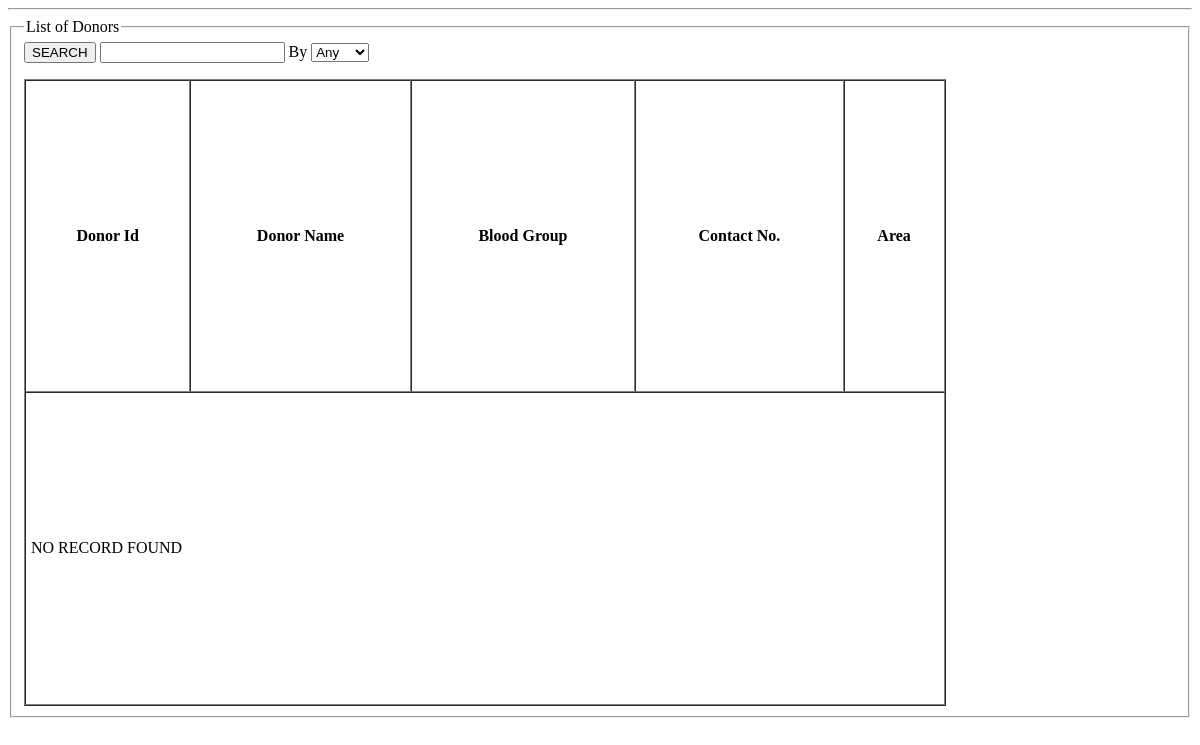
The app's page /app/donor_info.php, older data.
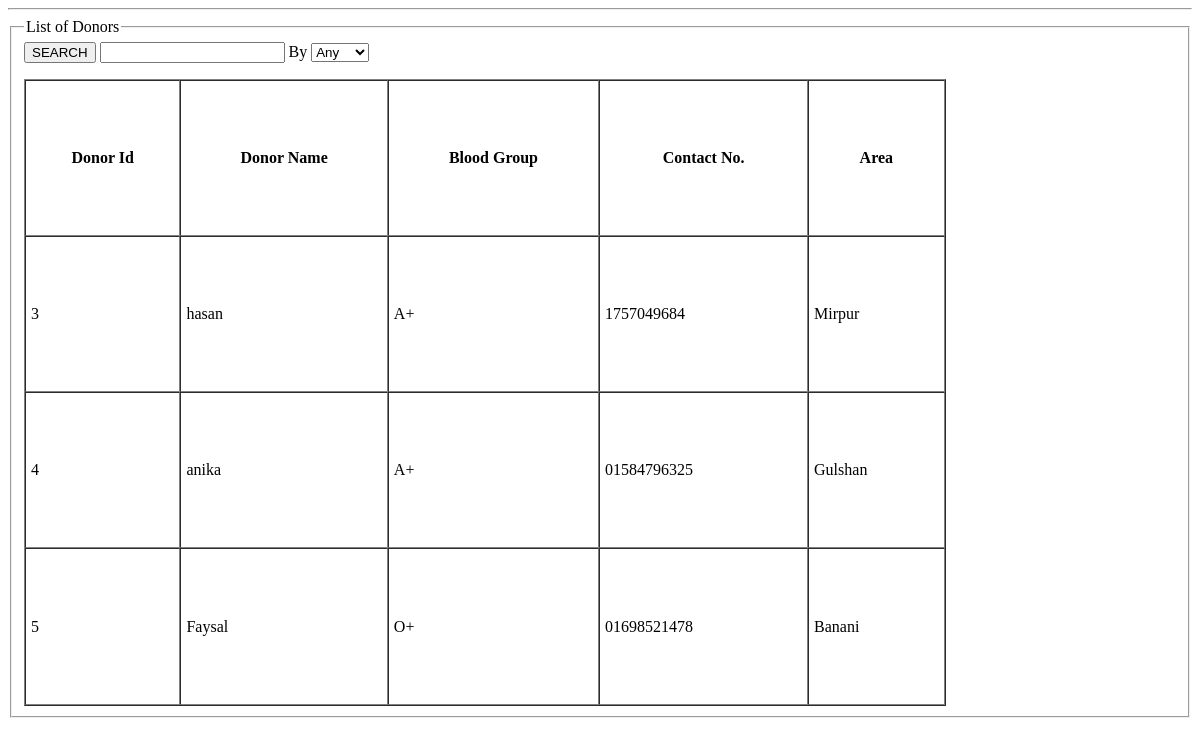
The same page, newer data.
### tables this page shows
CREATE TABLE `donate_blood` (
  `donor_id` int(100) UNSIGNED NOT NULL,
  `donar_name` varchar(100) NOT NULL,
  `donar_BG` varchar(100) NOT NULL,
  `donar_contact` varchar(100) NOT NULL,
  `donar_area` varchar(100) NOT NULL
);

### data/data_access.php (called while the page is built, shortened)
<?php
    $host="127.0.0.1";
    $user="root";
    $pass="";
    $dbname="sheba";
    $port=3306;
    function executeSQL($sql){
        global $host, $user, $pass, $dbname, $port;
        $link=mysqli_connect($host, $user, $pass, $dbname, $port);
        $result = mysqli_query($link, $sql);
        return $result;
    }
?>

### data/medicine_data_access.php (called while the page is built, shortened)
<?php require_once "data_access.php"; ?>
<?php
	function getAllDonorsFromDb(){
        $sql = "SELECT * FROM donate_blood";
        $result = executeSQL($sql);
        $donors = array();
        for($i=0; $row=mysqli_fetch_assoc($result); ++$i){
            $donors[$i] = $row;
        }
        return $donors;
    }
?>

### service/medicine_service.php (called while the page is built, shortened)
<?php require_once "../data/medicine_data_access.php"; ?>
<?php
	 function getAllDonors(){
        return getAllDonorsFromDb();
    }
?>

### app/donor_info.php (the view, shortened to what this page needs)
<html>
<?php require_once "../service/medicine_service.php"; ?>
<?php
    $searchKey = $searchBy = "";
    $searchBySelected = array("Any"=>null, "name"=>null, "id"=>null);
?>
<?php
    if ($_SERVER['REQUEST_METHOD'] == "POST") {
        $searchKey = trim($_POST['search']);
        $searchBy = $_POST['search_by'];
        $searchBySelected[$searchBy] = "selected";
        if($searchBy == "name")
            $medicines = getDonorsByName($searchKey);
        else if($searchBy == "id")
            $medicines = getDonorsById($searchKey);
        else{
            $medicines = getDonorsByIdOrName($searchKey);
        }
    }
    else {
        $medicines = getAllDonors();
    }
?>
<hr/>
<body>
	<fieldset>
		 <legend>List of Donors</legend>
		  <form method="POST">
		  		<input type="submit" value="SEARCH"/>
                <input name="search" value="<?= $searchKey ?>"/> By
                <select name="search_by">
                    <option <?= $searchBySelected["Any"] ?>>Any</option>
                </select>
		  </form>
		<table width="80%" height="80%" border="1" cellspacing="0" cellpadding="5">
        <tr>
            <th>Donor Id</th>
            <th>Donor Name</th>
            <th>Blood Group</th>
            <th>Contact No.</th>
            <th>Area</th>
        </tr>
      <?php if (count($medicines) == 0) { ?>
            <tr><td colspan="5">NO RECORD FOUND</td></tr>
        <?php } ?>
        <?php foreach ($medicines as $medicine) { ?>
            <tr>
                <td><?= $medicine['donor_id'] ?></td>
                <td><?= $medicine['donar_name'] ?></td>
                <td><?= $medicine['donar_BG'] ?></td>
                <td><?= $medicine['donar_contact'] ?></td>
                <td><?= $medicine['donar_area'] ?></td>
            </tr>
        <?php }
         ?>
        </table>
	</fieldset>
</body>
</html>

Row changes from the older to the newer data that the page shows:
added donate_blood: donor_id "3", donar_name "hasan", donar_BG "A+", donar_contact "1757049684", donar_area "Mirpur"
added donate_blood: donor_id "4", donar_name "anika", donar_BG "A+", donar_contact "01584796325", donar_area "Gulshan"
added donate_blood: donor_id "5", donar_name "Faysal", donar_BG "O+", donar_contact "01698521478", donar_area "Banani"
Text that changed along with them:
text no longer shown: "NO RECORD FOUND"
